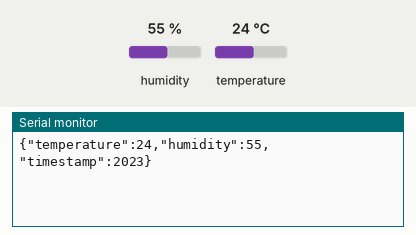
Bench run of a sketch on a simulated Arduino Uno, built with avr-gcc and run on an emulated ATmega328P. Parts: the last lines printed to the serial monitor. Inputs (shaded band) come from the test bench; at power-on: humidity 55 %, temperature 24 °C.

Above: at 3.2 s.
3.3 s: humidity set to 22 %
At 4.9 s:
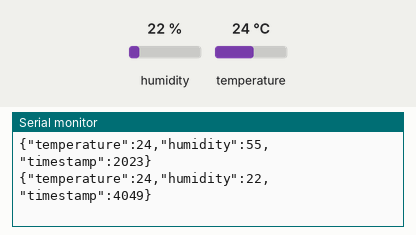
6.0 s: temperature set to 12 °C
At 7.4 s:
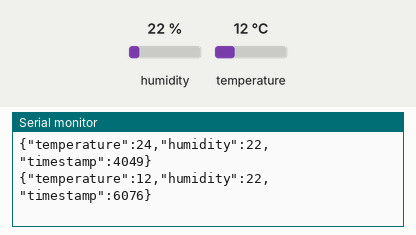
8.7 s: humidity set to 40 %
At 11.2 s:
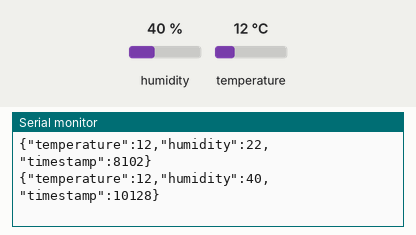
Timing chart, 0 to 12.7 s (numbered marks = the images above; inputs shaded):
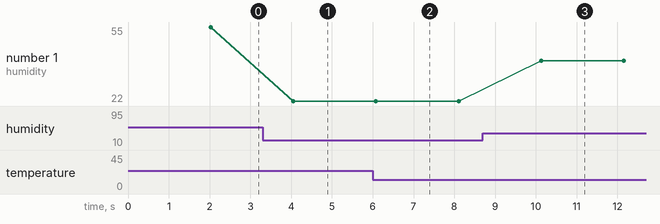

Measured:
- after the input at 3.3 s, the serial monitor: prints a new line after 0.75 s (image 1)
- after the input at 6.0 s, the serial monitor: prints a new line after 0.08 s (image 2)
- after the input at 8.7 s, the serial monitor: prints a new line after 1.4 s (image 3)
- plotted number 1: 55 → 22 after the input at 3.3 s, 22 → 40 after the input at 8.7 s

The sketch:

DHT11_JSON.ino
```cpp
#include <DHT.h>
#include <ArduinoJson.h>

#define DHTPIN 2       // DHT11 data pin
#define DHTTYPE DHT11  // DHT11 sensor type

DHT dht(DHTPIN, DHTTYPE);

void setup() {
  Serial.begin(9600);
  dht.begin();
  delay(2000);  // Allow the sensor to stabilize
}

void loop() {
  // Read temperature and humidity
  float humidity = dht.readHumidity();
  float temperature = dht.readTemperature();

  // Check if any reads failed
  if (isnan(humidity) || isnan(temperature)) {
    Serial.println(F("{\"error\": \"Failed to read from DHT sensor!\"}"));
    return;
  }

  // Create JSON document
  StaticJsonDocument<200> doc;

  doc["temperature"] = temperature;
  doc["humidity"] = humidity;
  doc["timestamp"] = millis();

  // Serialize JSON to Serial
  serializeJson(doc, Serial);
  Serial.println();

  // Wait a bit before next reading
  delay(2000);
}
```
